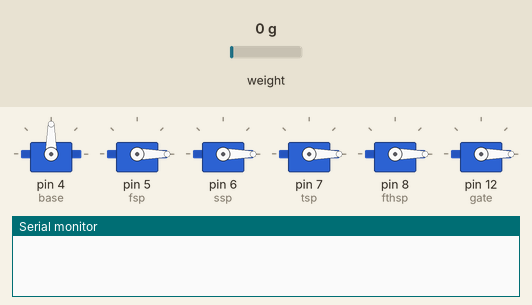
This sketch was run on a simulated Arduino Uno, built with avr-gcc and run on an emulated ATmega328P. Parts: 6 × servo, the last lines printed to the serial monitor. The test bench sets the inputs (shaded band); at power-on: weight on the scale 0 g.

Above: at 2.7 s.
2.8 s: weight on the scale set to 100 g
At 2.8 s:
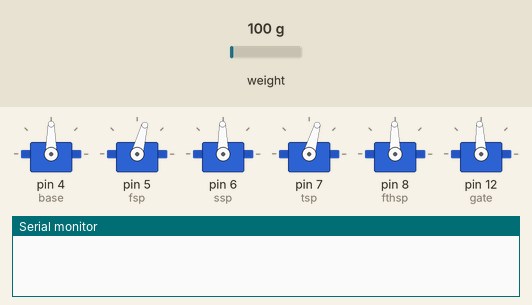
At 11.71 s:
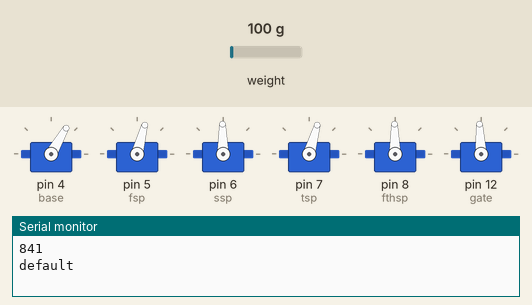
Timing chart, 0 to 13.3 s (numbered marks = the images above; inputs shaded):
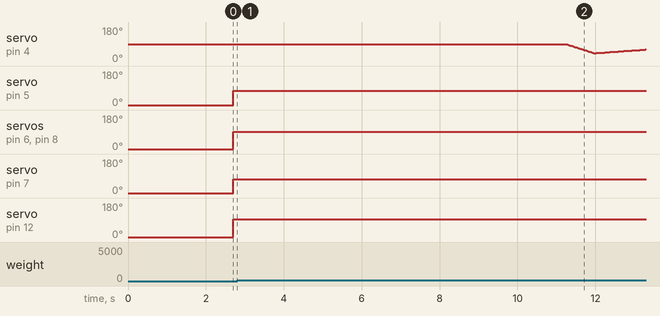

Measured:
- after the input at 2.8 s, servo on pin 12 (gate): stops changing and stays 93°

The sketch:

Automatic_pellet_weighter.ino
```cpp
/*

Automatic pellet weighter
Achille Renato Beretta

using a HX711 ADC and a +-0.001g max resolution load cell
(look out for high precison scals as i had to cover the whole structure with a big box to ensure no air flow,
as it was distrupting the precision of the measurements)

*/

#include <Servo.h>
//naming the servos
Servo base;
Servo fsp;
Servo ssp;
Servo tsp;
Servo fthsp;
Servo gate;

#include "HX711.h"


//define the pins for the clock and signal of the HX711 ADC
const int LOADCELL_DOUT_PIN = 2;
const int LOADCELL_SCK_PIN = 3;

/*
this variable is part of the process to wich we match the load cell scale with the actual weight of the thing we are going to measure,
to find it measure a set weight without this factor,
then match the read value with the actual weight multiplying the read value with this factor
*/
float ex= 0.841;
//----------------------------------

float j=0;  //these other variables are needed to store the actual read weight
float k=0;
float n=0;

int m=0;
int d=0;
int c=0;
int a=90;


HX711 scale;

void setup() {

  Serial.begin(9600);
 /*initialize the scale and i changed the overall gain,wich is the number 64,you can either choose 128 or 64 if the connection is kept on channel A
   to have more accurate readings
  */
  scale.begin(LOADCELL_DOUT_PIN, LOADCELL_SCK_PIN,64);

 /*this is the scale factor straight out of the library by bogdan necula,
   i didn't whant to change it because i couldnt get a consistent answer so i just choose to do it with the additional variable EX
 */
  scale.set_scale(2280.f);

  base.write(90);
 delay(500);
  scale.tare();

  base.attach(4);
  fsp.attach(5);
  ssp.attach(6);
  tsp.attach(7);
  fthsp.attach(8);
  gate.attach(12);


  fsp.write(0);
  ssp.write(0);
  tsp.write(0);
  fthsp.write(0);
  gate.write(0);

}

void loop() {


 scale.power_up();  //turn on the scale
 delay(200);
 scale.tare();
 //tare function is needed because as the load cell warms up it changes the read values

  //open gates
  fsp.write(75);   //i found all of the angles by testing, as they are glued there, and i wasnt really precise
  ssp.write(91);
  tsp.write(74);
  fthsp.write(91);
  gate.write(93);
  base.write(90);

  j= scale.get_units(5);

  while(j<20){ // this cicle controlls if the pellet first fell onto the load cell

    gate.write(87);  //until the pellet fell the gate keeps opening and closing
    delay(100);      //set this based on the rate at wich pellet fall
    gate.write(93);
    delay(500);      //this delay is needed to ensure that the pellet actually fell into the weighting basket before it opens again

    j= scale.get_units(5)*10*ex;  // i was too lazy to change the variable to an integer so i just multyplied by ten

    Serial.println("waiting");
    Serial.println(j);
  }

  base.write(90);   //get into weighting position
  delay(3000);


  k= scale.get_units(50);  //get a weight measure
  c= int(k*10)*ex;        //transform it into an integer value

  Serial.println(c);

 switch(c){
    case 52:
    fsp.write(18);
    delay(500);
    break;

    case 53:
    ssp.write(34);
    delay(1000);   //determine theese delays based on how long the pellet takes to reach every servo mover
    break;

    case 54:
    tsp.write(16);   //and determine each angle by testing
    delay(1000);
    break;

    case 55:
    fthsp.write(5);  // the last one may be slipping so that is why i need to put such low value
    delay(1000);
    break;

    default:
    Serial.println("default");
    fsp.write(75);
    ssp.write(91);
    tsp.write(74);
    fthsp.write(91);
    break;
  }

  for(int o=90; o>41;o=o-2){ //for a smooth descent of the weighting base(otherwise the pellets get launched)
   delay(30);
   base.write(o);
  }


  for(int u=43; u<91;u=u+1){ //for a smooth climp of tthe weighting base to ensure the same final angle
    delay(70);
    base.write(u);
  }


 n=scale.get_units(10);
 m= int(n*10)*ex;


 if (m=!0){
    scale.tare();  //tare the ADC once more to ensure max precision on next weighting
  }

  scale.power_down();		//put the scale in standby mode(it increases precision)
  delay(5000);


}
```
